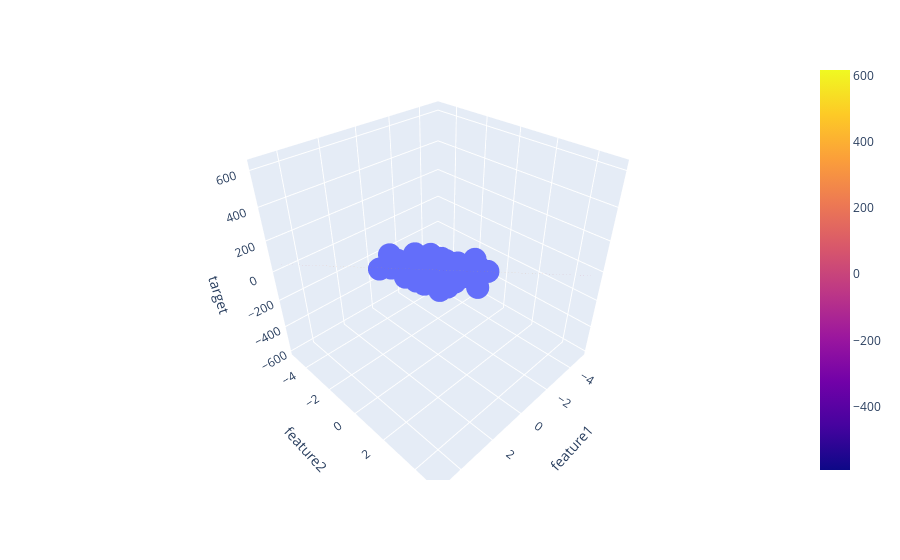

This figure's notebook cell:
### Code cell
import numpy as np
import plotly.express as px
import plotly.graph_objects as go

# Creating the grid
x = np.linspace(-5, 5, 10)
y = np.linspace(-5, 5, 10)
xGrid, yGrid = np.meshgrid(y, x)

# Stacking the grid into the final array
final = np.vstack((xGrid.ravel().reshape(1, 100), yGrid.ravel().reshape(1, 100))).T

# Predicting and reshaping
z_final = lr.predict(final).reshape(10, 10)
z = z_final

# Plotting with Plotly
fig = px.scatter_3d(df, x='feature1', y='feature2', z='target')  # Make sure to use the correct column names
fig.add_trace(go.Surface(x=x, y=y, z=z))  # Adding the surface plot

fig.show()
